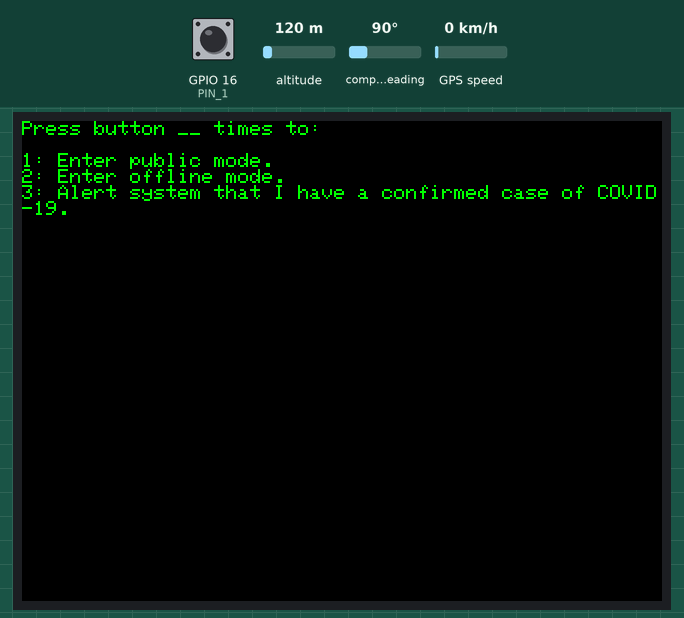
Recording of a sketch running on a simulated ESP32. Parts: 320×240 colour display. Inputs (shaded band) come from the test bench; at power-on: GPIO 16 (PIN_1) HIGH, altitude 120 m, compass heading 90°, GPS speed 0 km/h. WiFi joins after 1.5 s; servers stay silent unless stated; uploads are accepted with an empty reply; the GPS gets a fix after 3 s at 37.7749, -122.4194 with 8 satellites; what the sketch prints to the serial monitor is not drawn.

Above: at 5.6 s.
5.7 s: GPIO 16 (PIN_1) pulled LOW for 0.15 s
At 7.9 s:
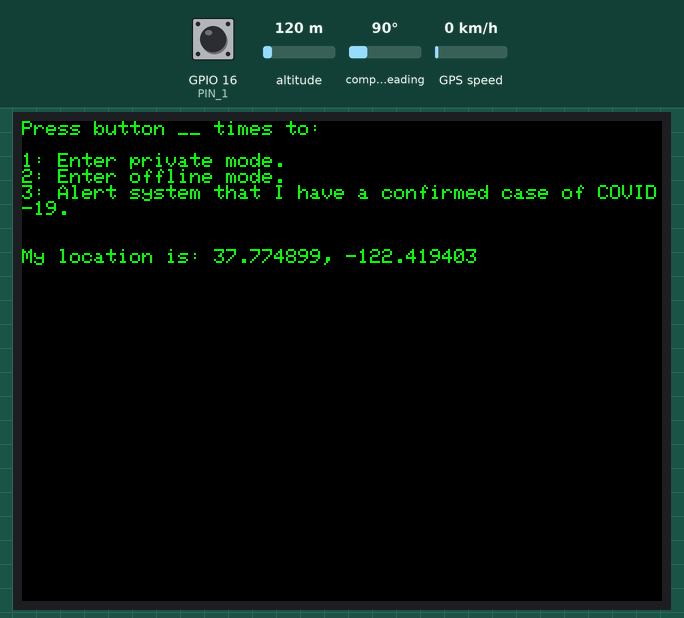
8.7 s: GPIO 16 (PIN_1) pulled LOW for 1 s
At 11.1 s:
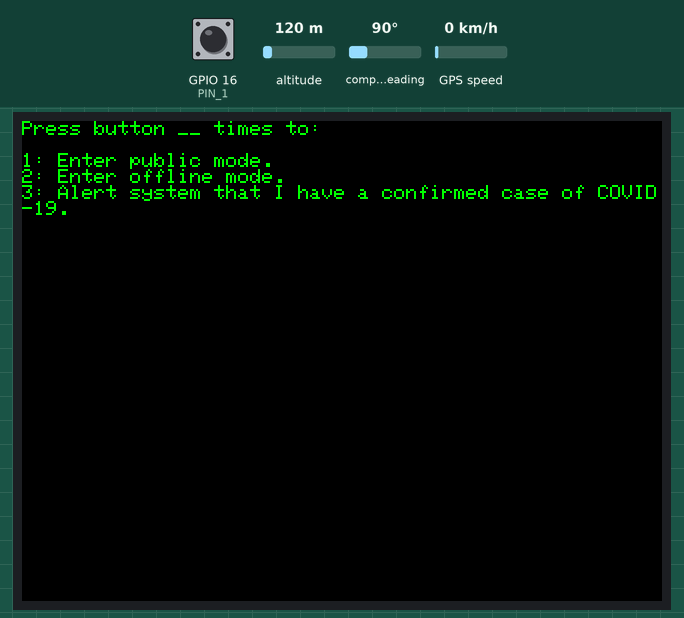
12.2 s: GPIO 16 (PIN_1) pulled LOW for 3.2 s
At 16.65 s:
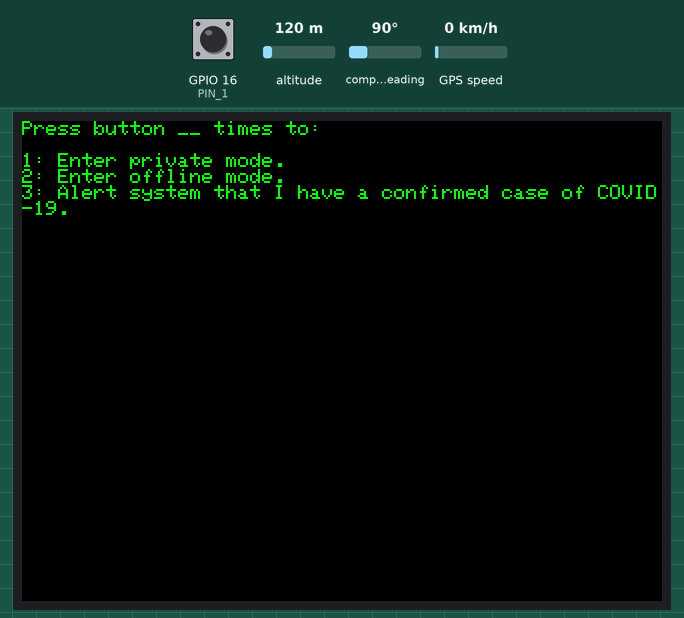
18.3 s: GPIO 16 (PIN_1) pulsed LOW 2 times (0.12 s each, 0.3 s apart)
At 20.6 s:
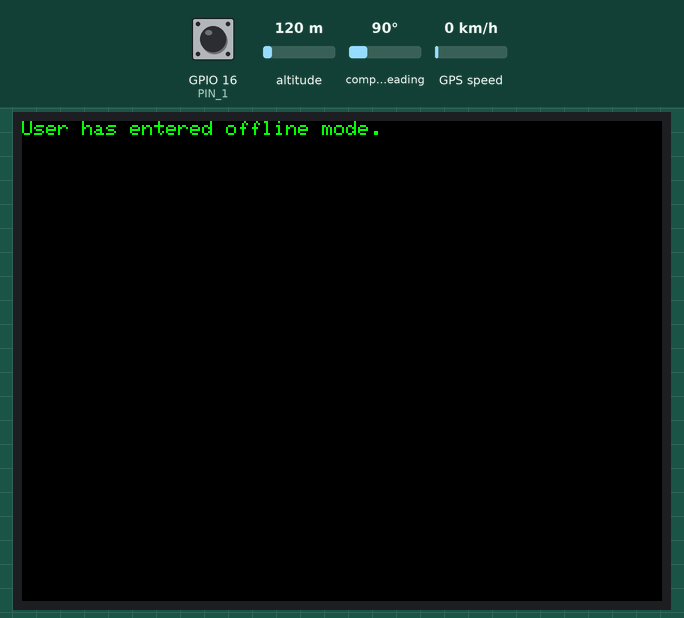
22.9 s: GPIO 16 (PIN_1) pulled LOW for 0.15 s
At 25.3 s:
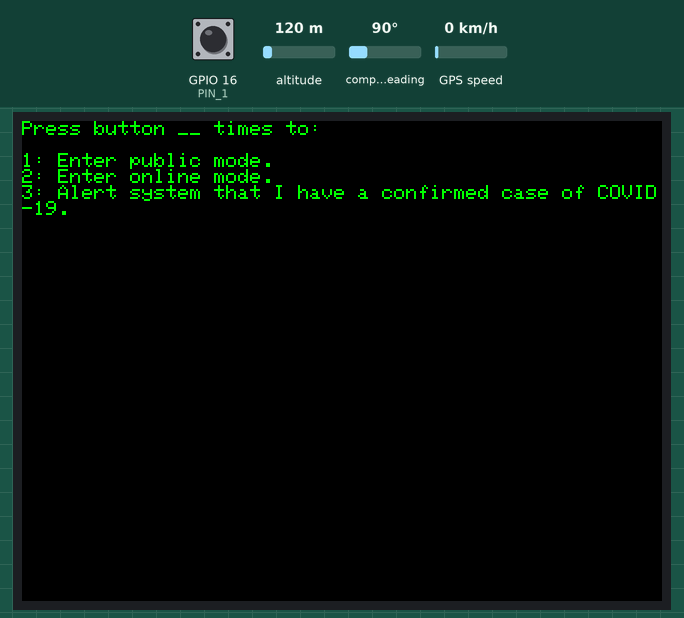
25.6 s: GPIO 16 (PIN_1) pulsed LOW 2 times (0.12 s each, 0.3 s apart)
At 27.4 s:
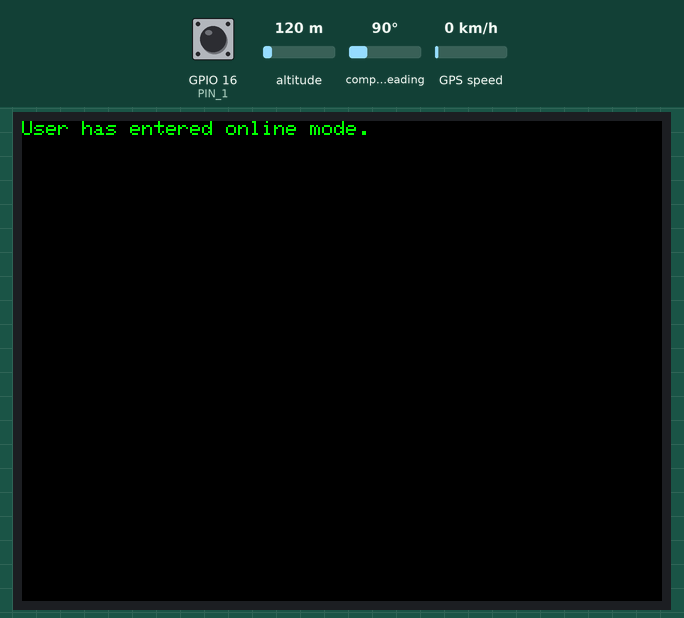
Timing chart, 0 to 28.9 s (numbered marks = the images above; inputs shaded):
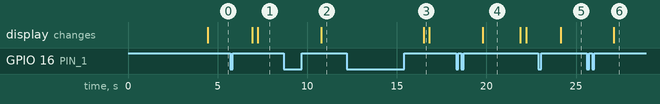

Measured:
- after the input at 5.7 s, the display: first changes after 1.2 s (image 1 shows a later state)
- after the input at 8.7 s, the display: changes after 2.1 s (image 2)
- after the input at 12.2 s, the display: changes after 4.3 s (image 3)
- after the input at 18.3 s, the display: changes after 1.5 s (image 4)
- after the input at 22.9 s, the display: changes after 1.2 s (image 5)
- after the input at 25.6 s, the display: changes after 1.5 s (image 6)
- what the display in image 4 shows lasts 2.1 s, from 19.8 s to 21.9 s

The sketch:

final_project_noSD.ino
```cpp
#include <TinyGPS++.h>
#include <WiFi.h> //Connect to WiFi Network
#include <TFT_eSPI.h> // Graphics and font library for ST7735 driver chip
#include <SPI.h> //Used in support of TFT Display
#include <string.h>  //used for some string handling and processing.

#define PRIVATE 0
#define PRESS_PRIV 1
#define UNPRESS_PRIV 2
#define PUBLIC 3
#define PRESS_PUB 4
#define UNPRESS_PUB 5

TFT_eSPI tft = TFT_eSPI();  // Invoke library, pins defined in User_Setup.h

char network[] = "rock3";
char password[] = "aamd1234";

const int BUTTON_TIMEOUT = 1000; //button timeout in milliseconds
const uint8_t LOOP_PERIOD = 10; //milliseconds
const uint32_t GET_GPS_CYCLE = 1000 * 15;
uint32_t primary_timer = 0;
uint32_t posting_timer = 0;
float x, y, z; //variables for grabbing x,y,and z values

const char USER[] = "amandali";
float prev_lats[2];
float prev_lons[2];
float init_lat0 = 42.62512;
float init_lon0 = -71.14477;
float init_lat1 = 42.92512;
float init_lon1 = -72.14477;


//Some constants and some resources:
const int RESPONSE_TIMEOUT = 6000; //ms to wait for response from host

const uint16_t IN_BUFFER_SIZE = 1000; //size of buffer to hold HTTP request
const uint16_t OUT_BUFFER_SIZE = 1000; //size of buffer to hold HTTP response
char request_buffer[IN_BUFFER_SIZE]; //char array buffer to hold HTTP request
char response_buffer[OUT_BUFFER_SIZE]; //char array buffer to hold HTTP response

const uint8_t PIN_1 = 16; //button 1

HardwareSerial gps_serial(2);
TinyGPSPlus gps;

uint8_t old_val; //for button edge detection!
uint32_t timer;
uint8_t state;

void setup() {
  Serial.begin(115200);
  gps_serial.begin(9600, SERIAL_8N1, 32, 33);
  prev_lats[0] = init_lat0;
  prev_lats[1] = init_lat1;
  prev_lons[0] = init_lon0;
  prev_lons[1] = init_lon1;
  tft.init();  //init screen
  tft.setRotation(1); //adjust rotation
  tft.setTextSize(1); //default font size
  tft.fillScreen(TFT_BLACK); //fill background
  tft.setTextColor(TFT_GREEN, TFT_BLACK); //set color of font to green foreground, black background
  Serial.begin(115200); //begin serial comms
  delay(100); //wait a bit (100 ms)
  pinMode(PIN_1, INPUT_PULLUP);

  WiFi.begin(network, password); //attempt to connect to wifi
  uint8_t count = 0; //count used for Wifi check times
  Serial.print("Attempting to connect to ");
//  Serial.println(network, password);
  while (WiFi.status() != WL_CONNECTED && count < 12) {
    delay(500);
    Serial.print(".");
    count++;
  }
  delay(2000);
  if (WiFi.isConnected()) { //if we connected then print our IP, Mac, and SSID we're on
    Serial.println("CONNECTED!");
    Serial.printf("%d:%d:%d:%d (%s) (%s)\n", WiFi.localIP()[3], WiFi.localIP()[2],
                  WiFi.localIP()[1], WiFi.localIP()[0],
                  WiFi.macAddress().c_str() , WiFi.SSID().c_str());
    delay(500);
  } else { //if we failed to connect just Try again.
    Serial.println("Failed to Connect :/  Going to restart");
    Serial.println(WiFi.status());
    ESP.restart(); // restart the ESP (proper way)
  }
  timer = millis();
  old_val = digitalRead(PIN_1);
  tft.fillScreen(TFT_BLACK); //fill background
  tft.setCursor(0, 0, 1); // set the cursor
  tft.println("Press button __ times to: \n");
  tft.println("1: Enter public mode.");
  tft.println("2: Enter offline mode.");
  tft.println("3: Alert system that I have a confirmed case of COVID-19.");
}

void loop() {
  if (gps_serial.available()) {
    while (gps_serial.available())
      gps.encode(gps_serial.read());      // Check GPS
  }
  uint8_t val = digitalRead(PIN_1);
  fsm(val); // call fsm

}
int presscount = 0;
boolean store_data = false;
boolean confirmed_case = false;
int msgCursorX;
int msgCursorY;

void fsm(uint8_t input) {
  switch(state) {
    case PRIVATE: {
      if (input == 0) {
        state = PRESS_PRIV;
        presscount = 0;
      }
      break; //don't forget break statements
    }
    case PRESS_PRIV: {
      if (input == 1) {
        presscount += 1;
        timer = millis();
        state = UNPRESS_PRIV;
      }
      break;
    }
    case UNPRESS_PRIV: {
      if (millis() - timer < BUTTON_TIMEOUT) {
        if (input == 0) {
          state = PRESS_PRIV;
        }
      }
      else if (presscount == 1) {
        state = PUBLIC;
        tft.fillScreen(TFT_BLACK); //fill background
        tft.setCursor(0, 0, 1); // set the cursor
        tft.println("Press button __ times to: \n");
        tft.println("1: Enter private mode.");
        if (store_data) {
          tft.println("2: Enter online mode.");
        } else {
          tft.println("2: Enter offline mode.");
        }
        if (confirmed_case) {
          tft.println("3: Alert system that I no longer have a confirmed case of COVID-19.");
        } else {
          tft.println("3: Alert system that I have a confirmed case of COVID-19.");
        }
        timer = millis() - GET_GPS_CYCLE;
      } else if (presscount == 2) {
        state = PRIVATE;
        store_data = !store_data;

        // Display notification
        tft.fillScreen(TFT_BLACK); //fill background
        tft.setCursor(0, 0, 1); // set the cursor
        if (store_data) {
          tft.println("User has entered offline mode.");
        } else {
          tft.println( "User has entered online mode.");
        }
        delay(1000 * 2);

        timer = millis() - GET_GPS_CYCLE;
        tft.fillScreen(TFT_BLACK); //fill background
        tft.setCursor(0, 0, 1); // set the cursor
        tft.println("Press button __ times to: \n");
        tft.println("1: Enter public mode.");
        if (store_data) {
          tft.println("2: Enter online mode.");
        } else {
          tft.println("2: Enter offline mode.");
        }
        if (confirmed_case) {
          tft.println("3: Alert system that I no longer have a confirmed case of COVID-19.");
        } else {
          tft.println("3: Alert system that I have a confirmed case of COVID-19.");
        }

      } else if (presscount == 3) {
        state = PRIVATE;
        confirmed_case = !confirmed_case;


        // Display notification
        tft.fillScreen(TFT_BLACK); //fill background
        tft.setCursor(0, 0, 1); // set the cursor
        if (confirmed_case) {
          tft.println("User has confirmed COVID-19.");
        } else {
          tft.println( "User has recovered from COVID-19.");
        }
        delay(1000 * 2);

        tft.fillScreen(TFT_BLACK); //fill background
        tft.setCursor(0, 0, 1); // set the cursor
        tft.println("Press button __ times to: \n");
        tft.println("1: Enter public mode.");
        if (store_data) {
          tft.println("2: Enter online mode.");
        } else {
          tft.println("2: Enter offline mode.");
        }
        if (confirmed_case) {
          tft.println("3: Alert system that I no longer have a confirmed case of COVID-19.");
        } else {
          tft.println("3: Alert system that I have a confirmed case of COVID-19.");
        }
      } else {
        state = PRIVATE;
      }
      tft.println();
      msgCursorX = tft.getCursorX();
      msgCursorY = tft.getCursorY();
      break;
    }
    case PUBLIC: {
      if (input == 0) {
        state = PRESS_PUB;
        presscount = 0;
      }
      if (millis() - timer >= GET_GPS_CYCLE) {
        Serial.println("Trying to get signal");
        Serial.println(gps.location.isValid());
        Serial.println(gps.location.lat());
        char body[200]; //for body;
        if (gps.location.isValid()) {
          Serial.println("obtained good data");
          prev_lats[1] = prev_lats[0];
          prev_lons[1] = prev_lons[0];
          prev_lats[0] = gps.location.lat();
          prev_lons[0] = gps.location.lng();
          sprintf(body, "user=%s&lat=%f&lon=%f&confirmed=%b", USER, gps.location.lat(), gps.location.lng(), confirmed_case); //generate body, posting to User, 1 step
        } else {
          predict_location();
          sprintf(body, "user=%s&lat=%f&lon=%f&confirmed=%b", USER, prev_lats[0], prev_lons[0], confirmed_case); //generate body, posting to User, 1 step
        }
        int body_len = strlen(body); //calculate body length (for header reporting)
        sprintf(request_buffer, "POST http://608dev-2.net/sandbox/sc/team106/database.py HTTP/1.1\r\n");
        strcat(request_buffer, "Host: 608dev-2.net\r\n");
        strcat(request_buffer, "Content-Type: application/x-www-form-urlencoded\r\n");
        sprintf(request_buffer + strlen(request_buffer), "Content-Length: %d\r\n", body_len); //append string formatted to end of request buffer
        strcat(request_buffer, "\r\n"); //new line from header to body
        strcat(request_buffer, body); //body
        strcat(request_buffer, "\r\n"); //header
        Serial.println(request_buffer);
        do_http_request("608dev-2.net", request_buffer, response_buffer, OUT_BUFFER_SIZE, RESPONSE_TIMEOUT, true);
        tft.setCursor(msgCursorX, msgCursorY);
        tft.println(response_buffer); //print the result
        char moreinfo[40];
        sprintf(moreinfo, "My location is: %f, %f", prev_lats[0], prev_lons[0]);
        tft.println(moreinfo);
        tft.println();
        timer = millis();
      }
      break;
    }
    case PRESS_PUB: {
      if (input == 1) {
        presscount += 1;
        timer = millis();
        state = UNPRESS_PUB;
      }
      break;
    }
    case UNPRESS_PUB: {
      if (millis() - timer < BUTTON_TIMEOUT) {
        if (input == 0) {
          state = PRESS_PUB;
        }
      }
      else if (presscount == 1) {
        state = PRIVATE;
        tft.fillScreen(TFT_BLACK); //fill background
        tft.setCursor(0, 0, 1); // set the cursor
        tft.println("Press button __ times to: \n");
        tft.println("1: Enter public mode.");
        if (store_data) {
          tft.println("2: Enter online mode.");
        } else {
          tft.println("2: Enter offline mode.");
        }
        if (confirmed_case) {
          tft.println("3: Alert system that I no longer have a confirmed case of COVID-19.");
        } else {
          tft.println("3: Alert system that I have a confirmed case of COVID-19.");
        }
      } else if (presscount == 2) {
        timer = millis();
        store_data = !store_data;

        // Display notification
        tft.fillScreen(TFT_BLACK); //fill background
        tft.setCursor(0, 0, 1); // set the cursor
        if (store_data) {
          tft.println("User has entered offline mode.");
        } else {
          tft.println( "User has entered online mode.");
        }
        delay(1000 * 2);

        state = PUBLIC;
        timer = millis() - GET_GPS_CYCLE;
        tft.fillScreen(TFT_BLACK); //fill background
        tft.setCursor(0, 0, 1); // set the cursor
        tft.println("Press button __ times to: \n");
        tft.println("1: Enter private mode.");
        if (store_data) {
          tft.println("2: Enter online mode.");
        } else {
          tft.println("2: Enter offline mode.");
        }
        if (confirmed_case) {
          tft.println("3: Alert system that I no longer have a confirmed case of COVID-19.");
        } else {
          tft.println("3: Alert system that I have a confirmed case of COVID-19.");
        }
      } else if (presscount == 3) {
        state = PUBLIC;
        timer = millis() - GET_GPS_CYCLE;
        confirmed_case = !confirmed_case;

        // Display notification
        tft.fillScreen(TFT_BLACK); //fill background
        tft.setCursor(0, 0, 1); // set the cursor
        if (confirmed_case) {
          tft.println("User has confirmed COVID-19.");
        } else {
          tft.println( "User has recovered from COVID-19.");
        }
        delay(1000 * 2);

        tft.fillScreen(TFT_BLACK); //fill background
        tft.setCursor(0, 0, 1); // set the cursor
        tft.println("Press button __ times to: \n");
        tft.println("1: Enter private mode.");
        if (store_data) {
          tft.println("2: Enter online mode.");
        } else {
          tft.println("2: Enter offline mode.");
        }
        if (confirmed_case) {
          tft.println("3: Alert system that I no longer have a confirmed case of COVID-19.");
        } else {
          tft.println("3: Alert system that I have a confirmed case of COVID-19.");
        }
      } else {
        state = PUBLIC;
        timer = millis() - GET_GPS_CYCLE;
      }
      tft.println();
      msgCursorX = tft.getCursorX();
      msgCursorY = tft.getCursorY();
      break;
    }
  }
}

void predict_location() {
  Serial.println("predicting location...");
  float latdiff = prev_lats[1] - prev_lats[0];
  float londiff = prev_lons[1] - prev_lons[0];
  Serial.println(latdiff);
  Serial.println(londiff);
  float dist = pow(pow(latdiff, 2) + pow(londiff, 2),0.5);
  float angle = tan(londiff/latdiff);
  float latadd = dist*cos(angle);
  float lonadd = dist*sin(angle);
  prev_lats[1] = prev_lats[0];
  prev_lons[1] = prev_lons[0];
  prev_lats[0] = prev_lats[0] + latadd;
  prev_lons[0] = prev_lons[0] + lonadd;
  Serial.println("New coords: %f, %f");
  Serial.println(prev_lats[0]);
  Serial.println(prev_lons[0]);
}

/*----------------------------------
 * char_append Function:
 * Arguments:
 *    char* buff: pointer to character array which we will append a
 *    char c:
 *    uint16_t buff_size: size of buffer buff
 *
 * Return value:
 *    boolean: True if character appended, False if not appended (indicating buffer full)
 */
uint8_t char_append(char* buff, char c, uint16_t buff_size) {
        int len = strlen(buff);
        if (len>buff_size) return false;
        buff[len] = c;
        buff[len+1] = '\0';
        return true;
}

/*----------------------------------
 * do_http_request Function:
 * Arguments:
 *    char* host: null-terminated char-array containing host to connect to
 *    char* request: null-terminated char-arry containing properly formatted HTTP request
 *    char* response: char-array used as output for function to contain response
 *    uint16_t response_size: size of response buffer (in bytes)
 *    uint16_t response_timeout: duration we'll wait (in ms) for a response from server
 *    uint8_t serial: used for printing debug information to terminal (true prints, false doesn't)
 * Return value:
 *    void (none)
 */
void do_http_request(char* host, char* request, char* response, uint16_t response_size, uint16_t response_timeout, uint8_t serial){
  WiFiClient client; //instantiate a client object
  if (client.connect(host, 80)) { //try to connect to host on port 80
    if (serial) Serial.print(request);//Can do one-line if statements in C without curly braces
    client.print(request);
    memset(response, 0, response_size); //Null out (0 is the value of the null terminator '\0') entire buffer
    uint32_t count = millis();
    while (client.connected()) { //while we remain connected read out data coming back
      client.readBytesUntil('\n',response,response_size);
      if (serial) Serial.println(response);
      if (strcmp(response,"\r")==0) { //found a blank line!
        break;
      }
      memset(response, 0, response_size);
      if (millis()-count>response_timeout) break;
    }
    memset(response, 0, response_size);
    count = millis();
    while (client.available()) { //read out remaining text (body of response)
      char_append(response,client.read(),OUT_BUFFER_SIZE);
    }
    if (serial) Serial.println(response);
    client.stop();
    if (serial) Serial.println("-----------");
  }else{
    if (serial) Serial.println("connection failed :/");
    if (serial) Serial.println("wait 0.5 sec...");
    client.stop();
  }
}
```
